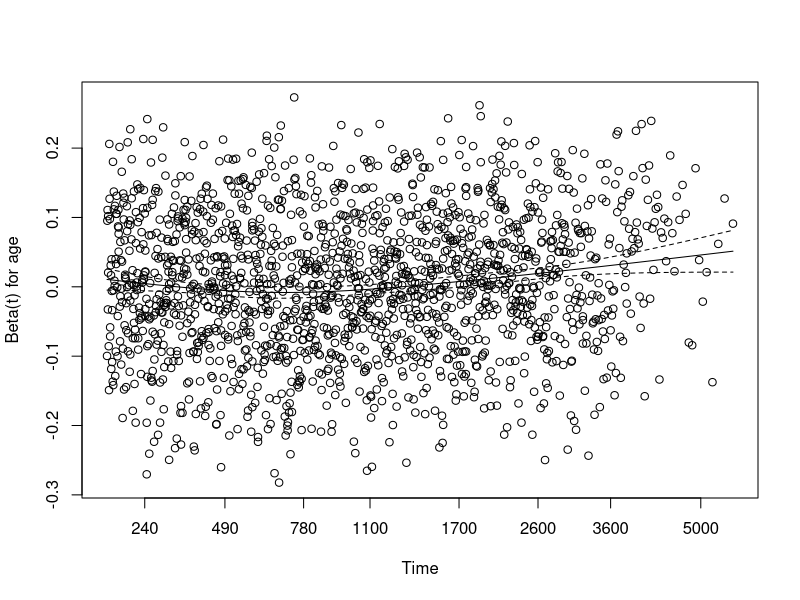
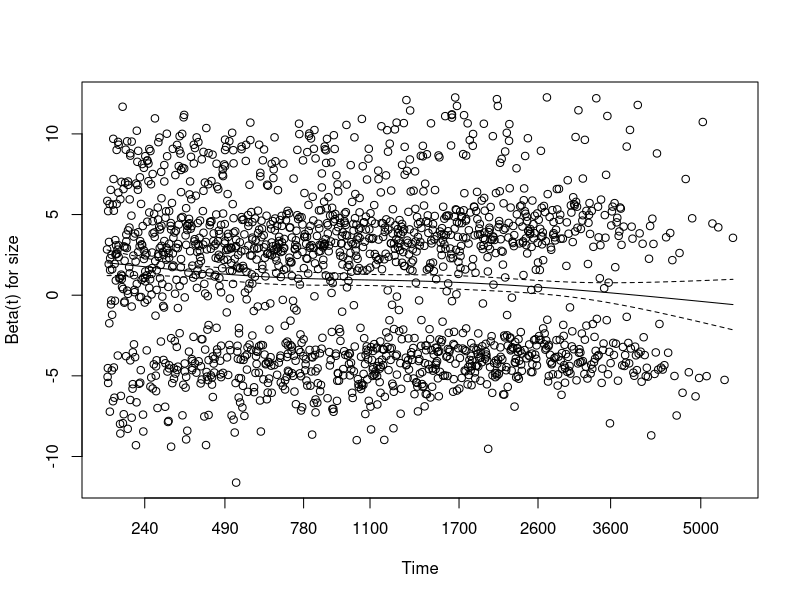
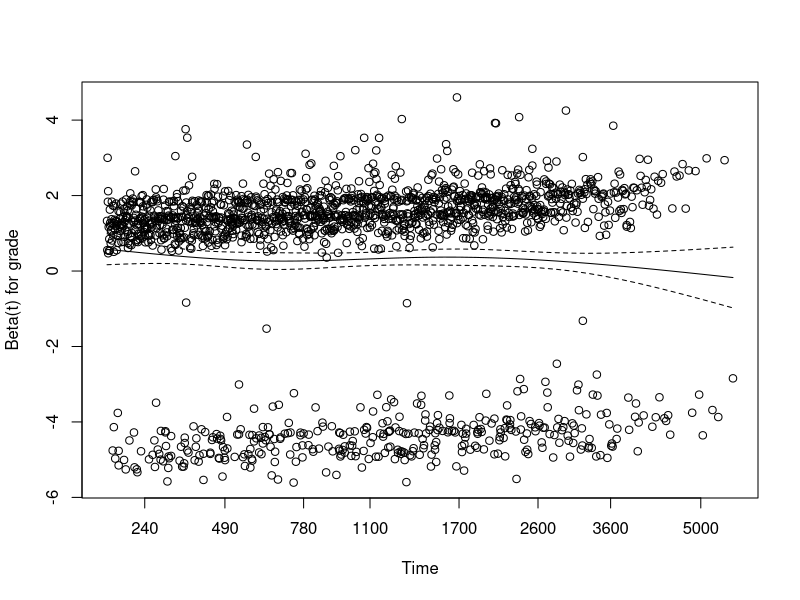
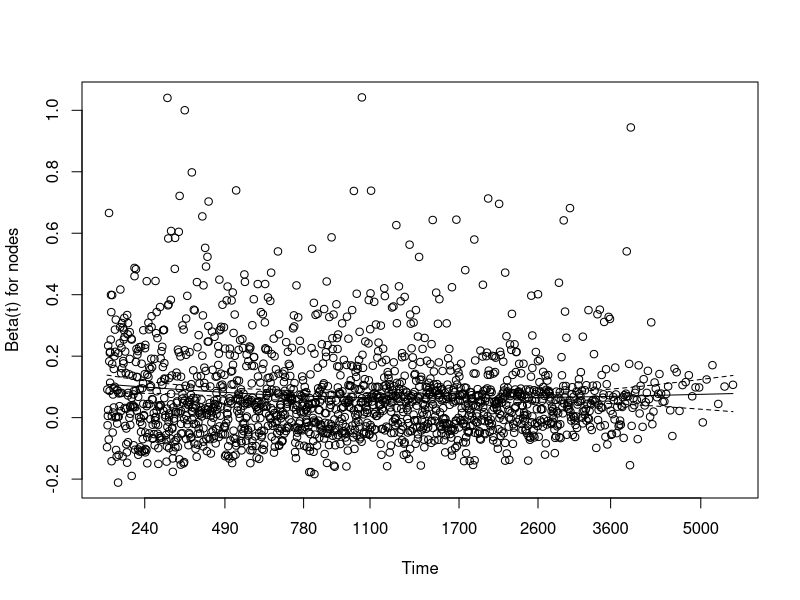
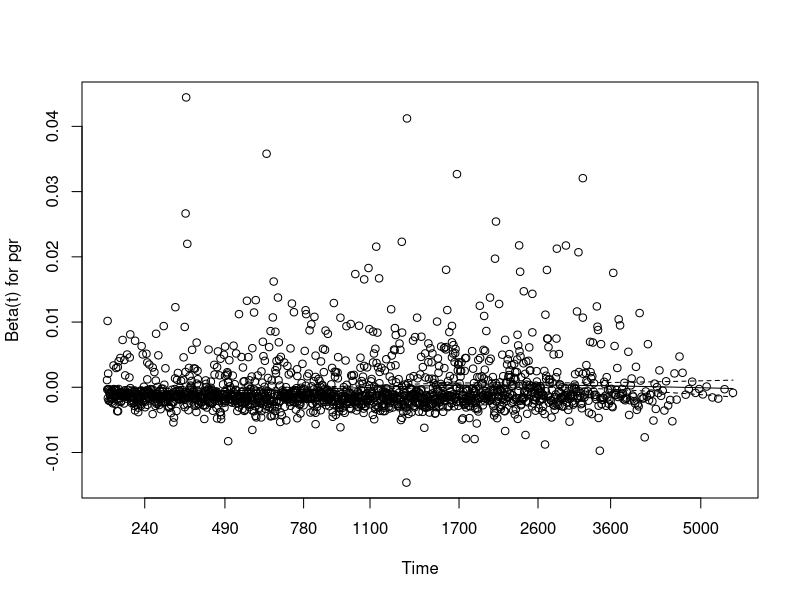
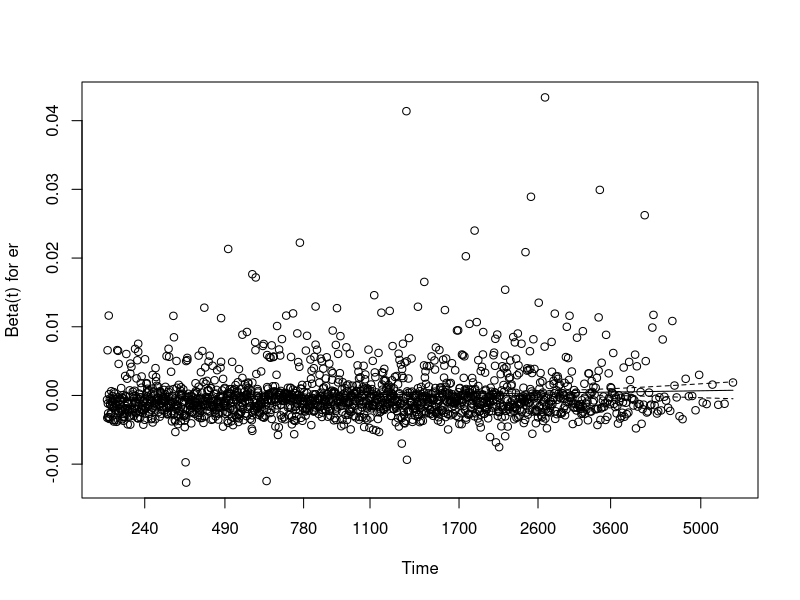
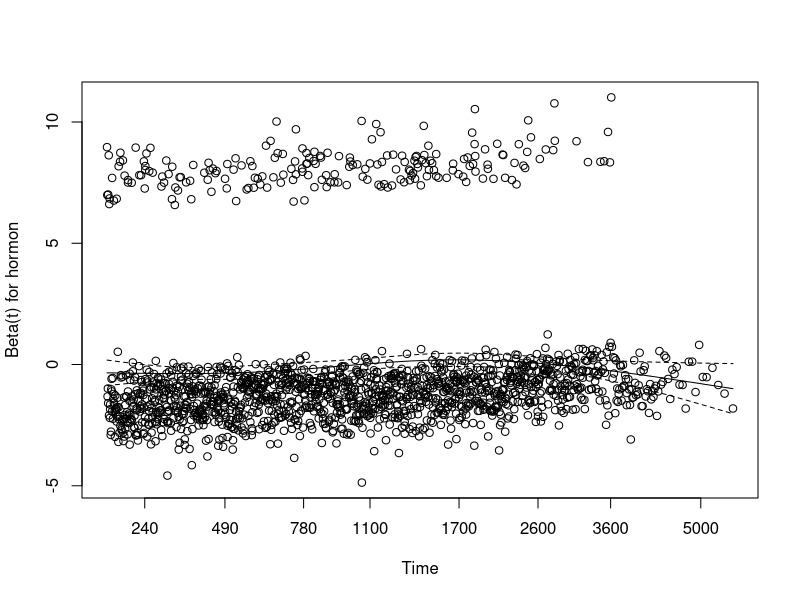
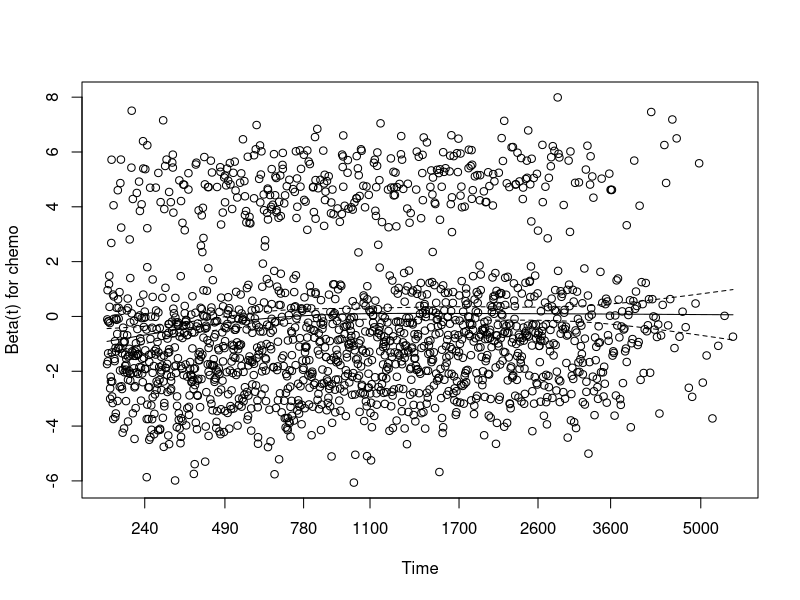

Reproduce these figures in R, in order.
## ---- chunk 1
library(survival)
library(MASS)
head(rotterdam)
## ---- chunk 2
rfs  <- pmax(rotterdam$recur, rotterdam$death)
rfstime <- with(rotterdam, ifelse(recur==1, rtime, dtime))
rotterdam$tstart = c(rep(0,2982))
surv_object <- with(rotterdam, Surv(tstart, rfstime, rfs)) #with consideration of time-varying covariates
## ---- chunk 3
# Fit a basic Cox proportional hazards model
cox_model <- coxph(Surv(rfstime, rfs) ~ age + size + grade + nodes + pgr + er + hormon + chemo, data = rotterdam)
# Checking the Proportional Hazards assumption
cox.zph_model <- cox.zph(cox_model)
plot(cox.zph_model)

## ---- chunk 4

## ---- chunk 5
fit1 <- coxph(surv_object ~ pspline(age) + size + grade + nodes + pgr + er + hormon + chemo, data = rotterdam)
summary(fit1)
stepwise_model <- stepAIC(fit1, direction = "both", trace = FALSE)
summary(stepwise_model)
